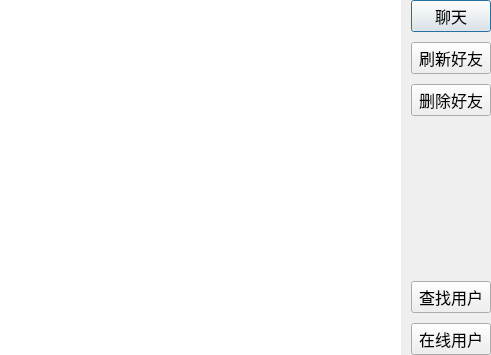
<?xml version="1.0" encoding="UTF-8"?>
<ui version="4.0">
 <class>Friend</class>
 <widget class="QDialog" name="Friend">
  <property name="geometry">
   <rect>
    <x>0</x>
    <y>0</y>
    <width>491</width>
    <height>355</height>
   </rect>
  </property>
  <property name="windowTitle">
   <string>Dialog</string>
  </property>
  <layout class="QHBoxLayout" name="horizontalLayout">
   <property name="spacing">
    <number>10</number>
   </property>
   <property name="leftMargin">
    <number>0</number>
   </property>
   <property name="topMargin">
    <number>0</number>
   </property>
   <property name="rightMargin">
    <number>0</number>
   </property>
   <property name="bottomMargin">
    <number>0</number>
   </property>
   <item>
    <widget class="QListWidget" name="listWidget">
     <property name="frameShape">
      <enum>QFrame::NoFrame</enum>
     </property>
    </widget>
   </item>
   <item>
    <layout class="QVBoxLayout" name="verticalLayout">
     <item>
      <widget class="QPushButton" name="chat_PB">
       <property name="font">
        <font>
         <family>Agency FB</family>
         <pointsize>12</pointsize>
        </font>
       </property>
       <property name="text">
        <string>聊天</string>
       </property>
      </widget>
     </item>
     <item>
      <widget class="QPushButton" name="flush_PB">
       <property name="font">
        <font>
         <family>Agency FB</family>
         <pointsize>12</pointsize>
        </font>
       </property>
       <property name="text">
        <string>刷新好友</string>
       </property>
      </widget>
     </item>
     <item>
      <widget class="QPushButton" name="del_PB">
       <property name="font">
        <font>
         <family>Agency FB</family>
         <pointsize>12</pointsize>
        </font>
       </property>
       <property name="text">
        <string>删除好友</string>
       </property>
      </widget>
     </item>
     <item>
      <spacer name="verticalSpacer">
       <property name="orientation">
        <enum>Qt::Vertical</enum>
       </property>
       <property name="sizeHint" stdset="0">
        <size>
         <width>20</width>
         <height>40</height>
        </size>
       </property>
      </spacer>
     </item>
     <item>
      <widget class="QPushButton" name="findUser_PB">
       <property name="font">
        <font>
         <family>Agency FB</family>
         <pointsize>12</pointsize>
        </font>
       </property>
       <property name="text">
        <string>查找用户</string>
       </property>
      </widget>
     </item>
     <item>
      <widget class="QPushButton" name="onlineUser_PB">
       <property name="font">
        <font>
         <family>Agency FB</family>
         <pointsize>12</pointsize>
        </font>
       </property>
       <property name="text">
        <string>在线用户</string>
       </property>
      </widget>
     </item>
    </layout>
   </item>
  </layout>
 </widget>
 <resources/>
 <connections/>
</ui>
